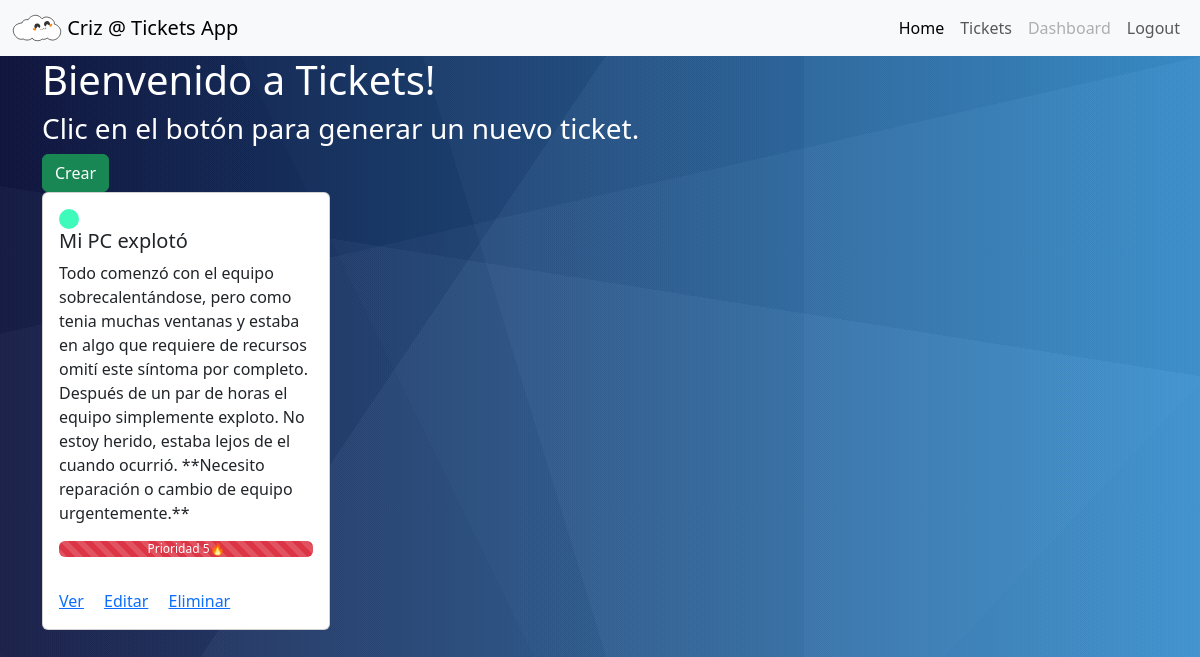
Screenshot of /tickets/ (signed in) with the database file from the repository.
### ticketing/models.py (models this page shows, shortened)
class Ticket(models.Model):
    ESTADOS = {
        "O": "ABIERTO",
        "P": "PENDIENTE",
        "C": "COMPLETADO"
    }
    asunto = models.CharField(max_length=300)
    mensaje = models.TextField()
    categoria = models.ForeignKey(Categoria, on_delete=models.CASCADE)
    estado = models.CharField(max_length=1, choices=ESTADOS, default="O")
    prioridad = models.PositiveSmallIntegerField()
    autor = models.ForeignKey(User, on_delete=models.CASCADE)
    creacion = models.DateTimeField(auto_now=True, auto_now_add=False)

### ticketing/views.py (the view)
# urls.py: 2. Add a URL to urlpatterns:  path('', views.home, name='home')
@login_required
def home(respuesta):
    tickets = Ticket.objects.all()
    return render(respuesta, "ticketing/home.html", {"tickets":tickets})

### templates/ticketing/home.html (shortened to what this page needs)
{% extends "base.html" %}
{% block content %}
<div class="container">
    <h1>Bienvenido a Tickets!</h1>
    <h3>Clic en el botón para generar un nuevo ticket.</h3>
    <a class="btn btn-success" href="{% url 'tickets:create' %}">Crear</a>
    {% if tickets %}
        <div class="row">
            {% for ticket in tickets %}
                <div class="col">
                    <div class="card animate__animated animate__fadeInLeft" style="width: 18rem;">
                        <div class="card-body">
                            <h5 class="card-title">
                                {% if ticket.estado == "O" %}
                                    <span class="ticket-status" style="--c1: #3ffbbb; --c2: #28cc95;"></span>
                                {% elif ticket.estado == "P" %}
                                    <span class="ticket-status" style="--c1: #ffbb33; --c2: #cc9528;"></span>
                                {% elif ticket.estado == "C" %}
                                    <span class="ticket-status" style="--c1: #ff002f; --c2: #cc2828;"></span>
                                {% endif %}
                                {{ ticket.asunto }}
                            </h5>
                            <p class="card-text">{{ ticket.mensaje }}</p>
                            <div class="progress" role="progressbar" aria-label="Danger striped example" aria-valuenow="{{ ticket.prioridad }}" aria-valuemin="0" aria-valuemax="100">
                                <div class="progress-bar progress-bar-striped bg-danger overflow-visible" style="width: calc(calc({{ ticket.prioridad }} * 100%) / 5)">Prioridad {{ ticket.prioridad }}🔥</div>
                            </div>
                        </div>
                        <div class="card-body">
                            <a href="{% url 'tickets:view' ticket.id %}" class="card-link">Ver</a>
                            {% if ticket.autor == request.user or request.user.is_staff %}
                            <a href="{% url 'tickets:edit' ticket.id %}" class="card-link">Editar</a>
                            {% endif %}
                            {% if request.user.is_staff %}
                            <a href="{% url 'tickets:delete' ticket.id %}" class="card-link">Eliminar</a>
                            {% endif %}
                        </div>
                    </div>
                </div>
            {% endfor %}
        </div>
    {% endif %}
</div>
{% endblock %}

### templates/base.html (shortened to what this page needs)
{% load static %}
<!DOCTYPE html>
<html lang="es">
<head>
    <link href="https://cdn.jsdelivr.net/npm/bootstrap@5.3.3/dist/css/bootstrap.min.css" rel="stylesheet">
    <link rel="stylesheet" href="{% static 'css/style.css' %}">
    <link rel="stylesheet" href="https://cdnjs.cloudflare.com/ajax/libs/animate.css/4.1.1/animate.min.css"/>
</head>
<body>
    <header>
        <nav class="navbar navbar-expand-lg bg-body-tertiary">
            <div class="container-fluid">
                <a class="navbar-brand" href="{% url 'main:home' %}">
                    <img src="{% static 'images/cloud.svg' %}" alt="Logo" width="50" class="d-inline-block align-text-top">
                    {% if user.is_authenticated %}
                    {{ user.username }} @
                    {% endif %}
                    Tickets App
                </a>
                <div class="collapse navbar-collapse justify-content-end" id="navbarNav">
                    <ul class="navbar-nav">
                        {% if user.is_authenticated %}
                        <li class="nav-item">
                            <a class="nav-link active" aria-current="page" href="{% url 'main:home' %}">Home</a>
                        </li>
                        <li class="nav-item">
                            <a class="nav-link" href="{% url 'tickets:home' %}">Tickets</a>
                        </li>
                        <li class="nav-item">
                            <a class="nav-link disabled" href="#">Dashboard</a>
                        </li>
                        <li class="nav-item">
                            <form method="post" action="{% url 'logout' %}">
                                <button type="submit" class="nav-link">Logout</button>
                            </form>
                        </li>
                        {% endif %}
                    </ul>
                </div>
            </div>
        </nav>
    </header>
    <section>
        {% block content %}
        {% endblock %}
    </section>
</body>
</html>

### static/css/style.css (style rules this page uses)
body { color: white; background-color: black; min-height: 100vh; background-image: linear-gradient(41deg, rgba(107, 107, 107, 0.04) 0%, rgba(107, 107, 107, 0.04) 8%,rgba(31, 31, 31, 0.04) 8%, rgba(31, 31, 31, 0.04) 100%),linear-gradient(9deg, rgba(228, 228, 228, 0.04) 0%, rgba(228, 228, 228, 0.04) 62%,rgba(54, 54, 54, 0.04) 62%, rgba(54, 54, 54, 0.04) 100%),linear-gradient(124deg, rgba(18, 18, 18, 0.04) 0%, rgba(18, 18, 18, 0.04) 37%,rgba(233, 233, 233, 0.04) 37%, rgba(233, 233, 233, 0.04) 100%),linear-gradient(253deg, rgba(201, 201, 201, 0.04) 0%, rgba(201, 201, 201, 0.04) 55%,rgba(47, 47, 47, 0.04) 55%, rgba(47, 47, 47, 0.04) 100%),linear-gradient(270deg, rgba(172, 172, 172, 0.04) 0%, rgba(172, 172, 172, 0.04) 33%,rgba(26, 26, 26, 0.04) 33%, rgba(26, 26, 26, 0.04) 100%),linear-gradient(64deg, rgba(11, 11, 11, 0.04) 0%, rgba(11, 11, 11, 0.04) 38%,rgba(87, 87, 87, 0.04) 38%, rgba(87, 87, 87, 0.04) 100%),linear-gradient(347deg, rgba(199, 199, 199, 0.04) 0%, rgba(199, 199, 199, 0.04) 69%,rgba(4, 4, 4, 0.04) 69%, rgba(4, 4, 4, 0.04) 100%),linear-gradient(313deg, rgba(36, 36, 36, 0.04) 0%, rgba(36, 36, 36, 0.04) 20%,rgba(91, 91, 91, 0.04) 20%, rgba(91, 91, 91, 0.04) 100%),linear-gradient(90deg, rgb(10, 17, 72),rgb(35, 148, 228)); }
.ticket-status { display: block; width: 20px; height: 20px; background: var(--c1); border-radius: 50%; cursor: pointer; animation: pulso 2s 1s ease-out infinite; }

### rows the page displays
Ticket: estado "O" (drawn), asunto "Mi PC explotó", mensaje "Todo comenzó con el equipo sobrecalentándose, pero como tenia muchas ventanas y estaba en algo que requiere de recursos omití este síntoma por completo. Después de un par de horas el equipo simplemente exploto. No estoy herido, estaba lejos de el cuando ocurrió. **Necesito reparación o cambio de equipo urgentemente.**", prioridad "5", shows "Editar"

### other values shown
{{ user.username }} "Criz"
